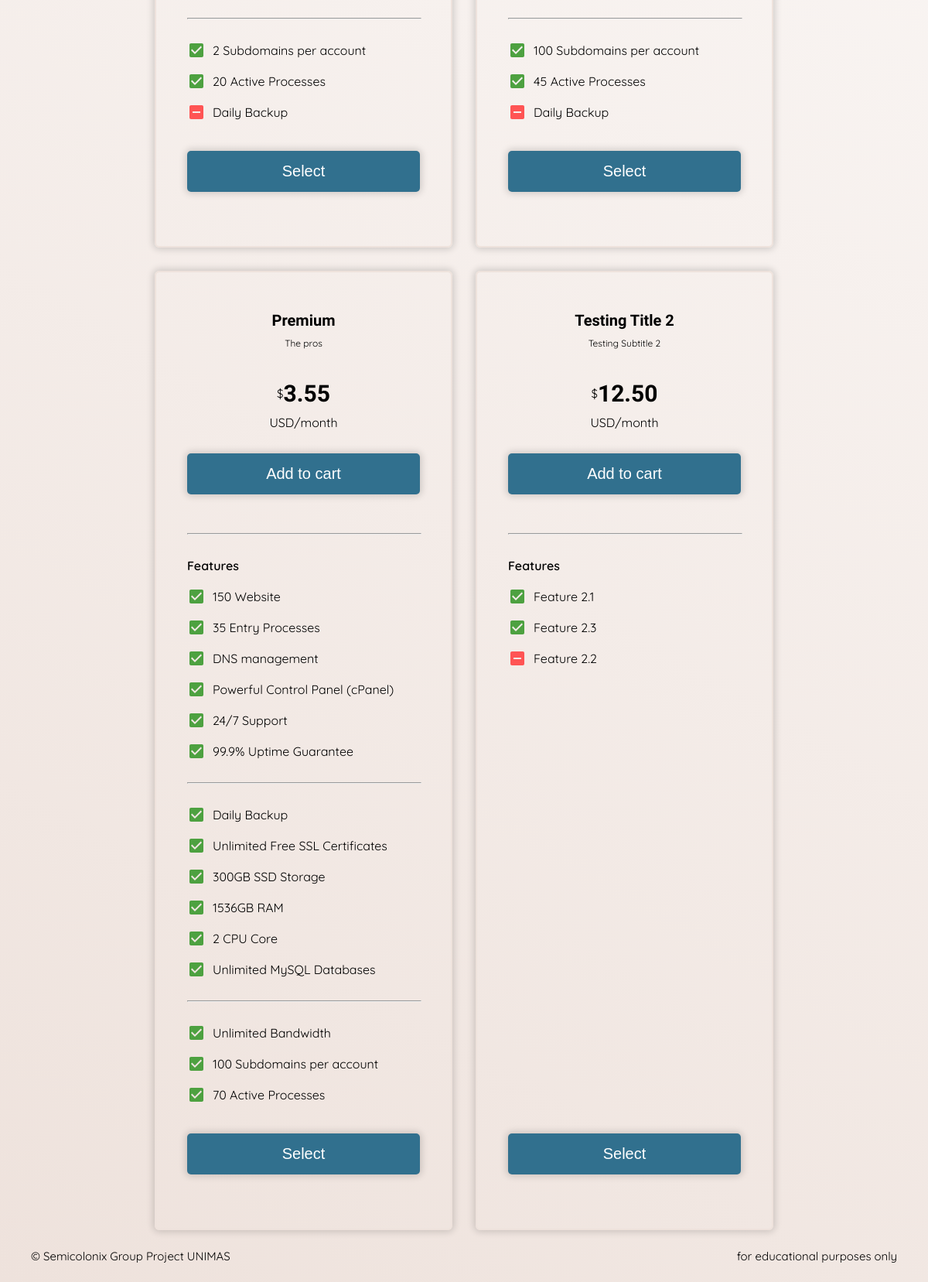
The page /pages/shared_hosting_pricing.php (lower part) on the database as committed earlier.
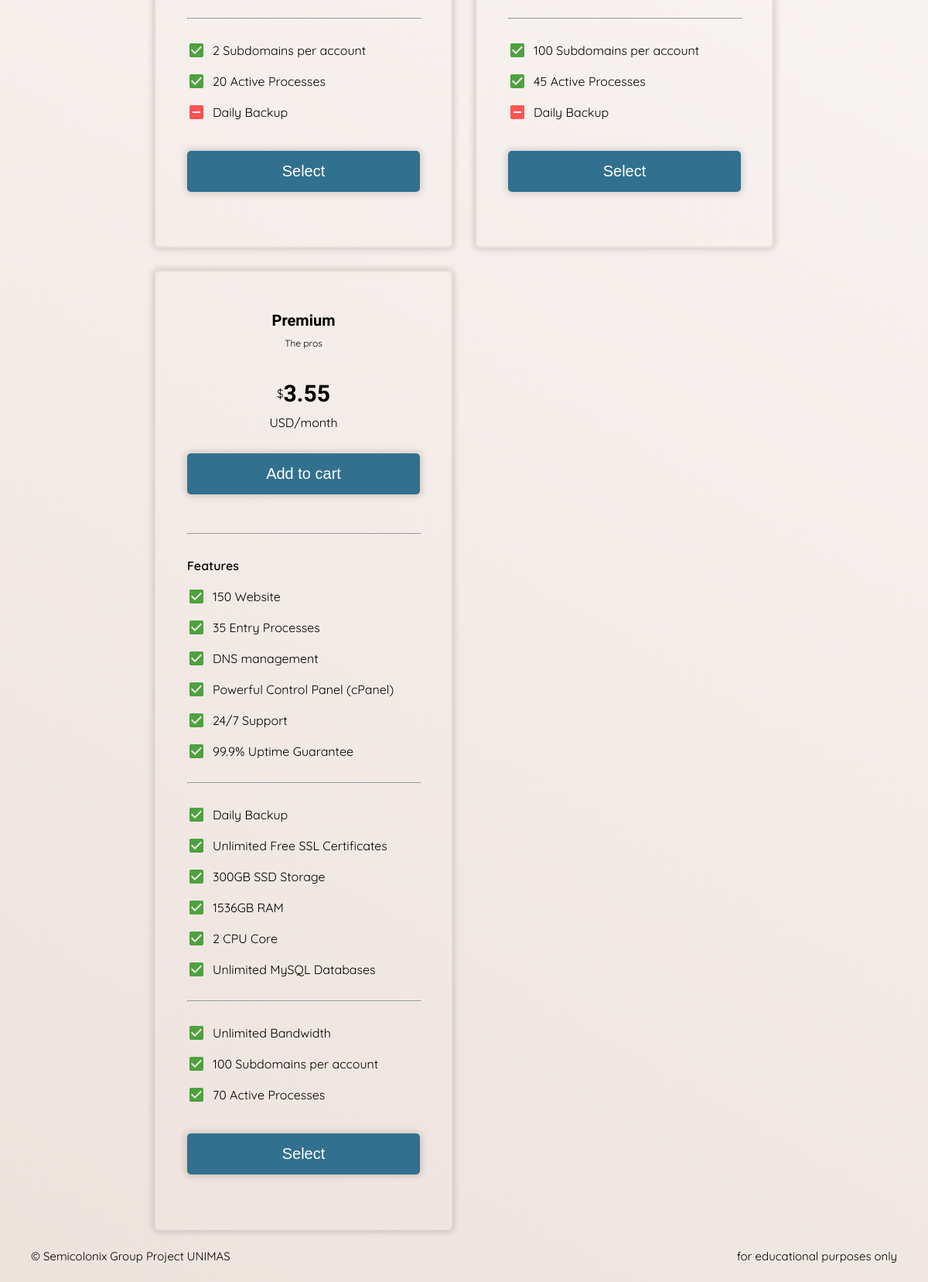
The same page on the database as committed later.
### tables this page shows
CREATE TABLE `productdetail` (
  `auto_num` int(11) NOT NULL,
  `prod_id` int(10) NOT NULL,
  `feature` varchar(256) NOT NULL,
  `status` tinyint(1) NOT NULL
);

CREATE TABLE `product` (
  `prod_id` int(10) NOT NULL,
  `prod_title` varchar(256) NOT NULL,
  `prod_subtitle` varchar(256) NOT NULL,
  `prod_category` enum('Shared','VPS','Dedicated','') NOT NULL,
  `prod_price` float(5,2) NOT NULL,
  `prod_status` enum('Active','Disabled') NOT NULL
);

### pages/shared_hosting_pricing.php (the view, shortened to what this page needs)
<!DOCTYPE html>
<html lang="en">
<head>
    <link rel="stylesheet" href="/css/main.css">
    <link rel="stylesheet" href="/css/pricing.css">
</head>
<body class="flex-col">
    <div class="flex-grow-1 flex-col center middle">
        <div class="pricing-layout font-second">
            <?php
            require_once($_SERVER['DOCUMENT_ROOT'] . "/config/conn.php");
            $query = "SELECT * FROM product WHERE prod_category='shared' AND prod_status='Active'";
            $result = mysqli_query($conn, $query);
            if (mysqli_num_rows($result) > 0) {
                while ($row = $result->fetch_array()) {
                    echo "<div class='pricing-card'>";
                    echo "<div class='flex-grow-1'>";
                    echo "<h1 class='font-primary text-h1'>" . $row['prod_title'] . "</h1>";
                    echo "<span class='text-small'>" . $row['prod_subtitle'] . "</span>";
                    echo "<div class='flex-row middle center' style='margin-top:30px;'>";
                    echo "<span class='text-normal'>$</span>";
                    echo "<h1 class='text-title font-w-600'>" . $row['prod_price'] . "</h1>";
                    echo "</div>";
                    echo "<span>USD/month</span>";
                    echo "<button class='text-h1' type='submit' value='" . $row['prod_id'] . "'>Add to cart</button>";
                    echo "<hr style='width: 100%; margin: 20px 0;'>";
                    echo "<div class='pricing-feature-line'>";
                    echo "<p class='font-w-600'>Features</p>";
                    echo "</div>";
                    $query2 = "SELECT * FROM productdetail WHERE prod_id='" . $row['prod_id'] . "' ORDER BY status DESC";
                    $result2 = mysqli_query($conn, $query2);
                    $total_row = mysqli_num_rows($result2);
                    if ($total_row > 0) {
                        $counter = 0;
                        while ($row2 = $result2->fetch_array()) {
                            $counter++;
                            echo "<div class='pricing-feature-line'>";
                            if ($row2['status'] == 1) {
                                echo "<span class='icon-tick'></span>";
                            } else {
                                echo "<span class='icon-cross'></span>";
                            }
                            echo "<p>" . $row2['feature'] . "</p>";
                            echo "</div>";
                            if ($counter % 6 == 0 && $total_row != $counter) {
                                echo "<hr style='width: 100%; margin: 20px 0;'>";
                            }
                        }
                    }
                    echo "</div>";
                    echo "<button class='text-h1' type='submit' value='" . $row['prod_id'] . "'>Select</button>";
                    echo "</div>";
                }
            } else {
                echo "Error: " . $sql . "<br>" . mysqli_error($conn);
            }
            ?>
        </div>
    </div>
    <?php
    require_once($_SERVER['DOCUMENT_ROOT'] . "/includes/footer.php");
    ?>
</body>
</html>

### includes/footer.php
<footer class="flex-row between">
    <p class="font-second font-w-400 text-normal">&copy; Semicolonix Group Project UNIMAS</p>
    <p class="font-second font-w-400 text-normal">for educational purposes only</p>
</footer>

### css/main.css (style rules this page uses)
:root { --color-black: #000000; --color-white: #ffffff; --color-c1: #31708e; --color-c2: #88bdbc; --color-c3: #eee2dc; --color-c4: #b1a296; --rgb-black: 0, 0, 0; --rgb-white: 255, 255, 255; --rgb-c1: 49, 112, 142; --rgb-c2: 136, 189, 188; --rgb-c3: 238, 226, 220; --rgb-c4: 177, 162, 150; --font-primary: "Syncopate", sans-serif; --font-second: "Quicksand", sans-serif; --font-size-title: 30px; --font-size-h1: 20px; --font-size-normal: 15px; --font-size-small: 12px; font-family: var(--font-primary); }
html, body { height: 100%; width: 100%; background-image: linear-gradient(210deg, var(--color-white), var(--color-c3)); background-repeat: no-repeat; background-attachment: fixed; scroll-behavior: smooth; }
h1, h2, h3, h4, h5, strong { margin: 0; font-weight: 600; font-family: var(--font-primary); }
a, p, body, html, div, iframe, img, span { margin: 0; border: 0; text-decoration: none; }
a, div, p, span { display: block; font-family: var(--font-second); }
.font-primary { font-family: var(--font-primary); }
.font-second { font-family: var(--font-second); }
.font-w-400 { font-weight: 400; }
.font-w-600 { font-weight: 600; }
.text-title { font-size: var(--font-size-title); }
.text-h1 { font-size: var(--font-size-h1); }
.text-normal { font-size: var(--font-size-normal); }
.text-small { font-size: var(--font-size-small); }
.flex-grow-1 { flex-grow: 1; }
.flex-row { display: flex; flex-direction: row; flex-wrap: wrap; }
.flex-col { display: flex; flex-direction: column; }
.between { justify-content: space-between; }
.center { display: flex; justify-content: center; }
.middle { display: flex; align-items: center; }
footer { width: 100%; padding: 24px 40px; box-sizing: border-box; z-index: 1; }

### css/pricing.css (style rules this page uses)
.pricing-layout { display: grid; grid-template-columns: repeat(auto-fit, minmax(385px, 1fr)); gap: 30px; text-align: center; max-width: 100%; }
.pricing-card { display: flex; flex-direction: column; padding: 40px; border-radius: 6px; border: 2px solid var(--color-c3); box-shadow: 0 0 10px 2px #0000002a; transition: all 0.6s ease; }
.pricing-card h1 { margin: 10px 0; }
.pricing-feature-line { display: flex; flex-direction: row; width: 100%; line-height: 40px; justify-content: flex-start; }
.pricing-card button[type="submit"] { width: 100%; padding: 15px 0; margin: 30px 0; border-radius: 5px; border: 0; text-align: center; background-color: var(--color-c1); color: var(--color-white); box-shadow: 0 0 10px 2px #0000002a; }

Rows that differ between the two databases and show on the page:
removed product: prod_title "Testing Title 2", prod_subtitle "Testing Subtitle 2", prod_price "12.50", $row['prod_id'] 11 (drawn)
removed productdetail: status 1 (drawn), feature "Feature 2.1", shown under "Testing Title 2"
removed productdetail: status 1 (drawn), feature "Feature 2.3", shown under "Testing Title 2"
removed productdetail: status 0 (drawn), feature "Feature 2.2", shown under "Testing Title 2"
